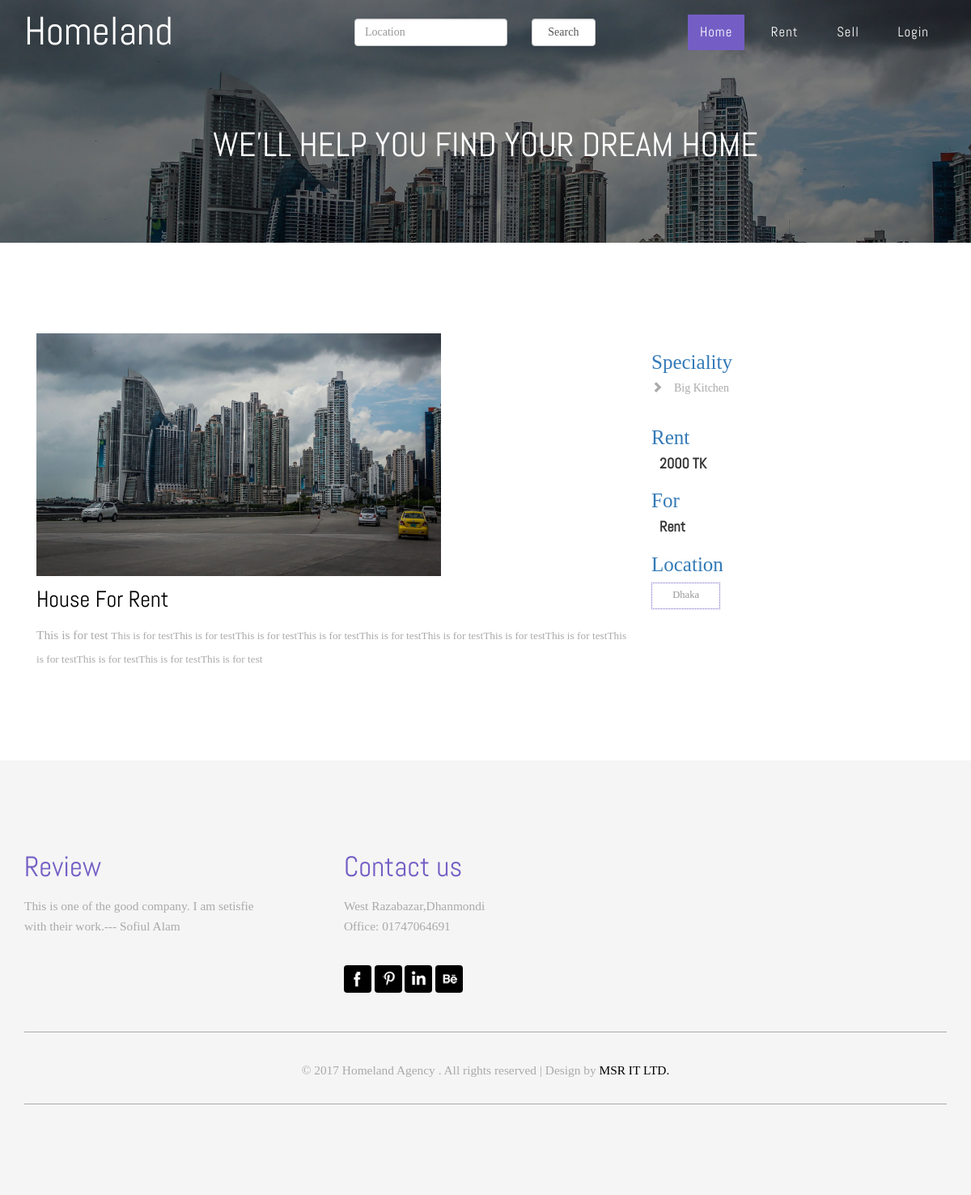
/property.php?action=view_property&id=19, run on the app's committed database.
### tables this page shows
CREATE TABLE `tbl_property` (
  `pr_id` int(30) NOT NULL,
  `pr_title` varchar(50) NOT NULL,
  `pr_speciality` varchar(250) NOT NULL,
  `pr_rent` float NOT NULL,
  `pr_location` varchar(20) NOT NULL,
  `pr_image` varchar(250) NOT NULL,
  `re_image` varchar(250) NOT NULL,
  `pub_status` tinyint(1) NOT NULL DEFAULT '0',
  `let_type` tinyint(1) NOT NULL,
  `pr_des` text NOT NULL,
  `deletion_status` tinyint(1) NOT NULL DEFAULT '0',
  `pro_user_id` int(30) NOT NULL
);

### property.php (called while the page is built, shortened)
<?php
include './user.php';

### admin/functions.php (called while the page is built, shortened)
<?php
class functions
{
    public function __construct()
    {
        $host_name = 'localhost';
        $user_name = 'root';
        $password = '';
        $db_name = 'db_homeland';
        $db_connect = mysqli_connect($host_name, $user_name, $password);
        if ($db_connect) {
            if (mysqli_select_db($db_connect, $db_name)) {
                return $db_connect;
            } else {
                die('Selection Fail ' . mysqli_error($db_connect));
            }
        } else {
            die('Connection Fail ' . mysqli_error($db_connect));
        }
    }
    function view_property_by_id($id)
    {
        $db_connect = $this->__construct();
        $sql = "SELECT * FROM tbl_property WHERE deletion_status=0 AND pr_id=$id";
        if ($query = mysqli_query($db_connect, $sql)) {
            return $query;
        } else {
            die("Query Problem " . mysqli_error($db_connect));
        }
    }
}
?>

### pages/view_property_content.php (the view, shortened to what this page needs)
<?php
$pro_id = $_GET['id'];
$query_result=$admin_obj->view_property_by_id($pro_id);
$row=  mysqli_fetch_assoc($query_result);
?>
<link href="css/style.css" type="text/css" rel="stylesheet" media="all">
<div class="single-page blog">
    <div class="container">
        <div class="col-md-8 single-page-left">
            <div class="single-page-info">
                <img style="height:300px;width:500px;" src="admin/<?php echo $row['pr_image']; ?>" alt=""/>
                <h4><?php echo $row['pr_title']; ?> </h4>
                <p><?php echo $row['pr_des']; ?> </p>
            </div>
        </div>
        <div class="col-md-4 blog-right">
            <p class="text-primary">Speciality</p>
            <ul class="catgry">
                <li><a><span class="glyphicon glyphicon-chevron-right" aria-hidden="true"></span><?php echo $row['pr_speciality']; ?> </a></li>
            </ul>
            <div class="blog-tags">
                <p class="text-primary"><?php
                if($row['let_type']==1){
                    echo 'Rent';
                }elseif($row['let_type']==2){
                    echo 'Price';
                } ?></p>
                <h5><?php echo $row['pr_rent'].' TK'; ?></h5>
            </div>
            <div class="blog-tags">
                <p class="text-primary">For</p>
                <h5><?php
                if($row['let_type']==1){
                    echo 'Rent';
                }elseif($row['let_type']==2){
                    echo 'Sell';
                } ?></h5>
            </div>
            <div class="blog-tags">
                <p class="text-primary">Location</p>
                <ul>
                    <li><a href="#"><?php echo $row['pr_location']; ?></a></li>
                </ul>
            </div>
        </div>
        <div class="clearfix"> </div>
    </div>
</div>

### css/style.css (style rules this page uses)
body { margin:0; font-family: 'OpenSans-Regular'; background: #fff; }
body a { transition: 0.5s all ease; -webkit-transition: 0.5s all ease; -moz-transition: 0.5s all ease; -o-transition: 0.5s all ease; -ms-transition: 0.5s all ease; text-decoration:none; }
h1,h2,h3,h4,h5,h6 { margin:0; font-family: 'Abel-Regular'; }
p { margin:0; }
ul,label { margin:0; padding:0; }
.welcome,.tabs,.services,.slid,.footer,.about,.team,.codes,.contact,.gallery,.blog { padding:8em 0; }
p { font-size: 1.1em; color: #aaa; line-height: 1.6em; margin-top: 0.5em; }
.blog h4 { color: #000; font-size: 2em; margin: 0.5em 0; }
.blog p { line-height:1.8em; }
.single-page img { width:100%; }
.blog ul li { display: inline-block; margin-right: 2.5em; color: #aaa; font-size: 1em; }
.blog ul li a { color: #aaa; font-size: 1em; }
.blog-right ul li { margin: 0 0 1em; }
.blog-right li span { margin-right: 1em; }
.blog-right p { font-size:25px; }
.blog-right h5 { font-size:18px; margin-left: 10px; font-weight: bold; }
.blog-tags { margin-top: 1em; }
.blog-tags ul li a { font-size: 0.9em; color: #999; padding: .5em 2em; border: 1px dotted #745EC5; text-transform: capitalize; display: block; }

### css/lightbox.css (style rules this page uses)
body:after { content: url(../images/close.png) url(../images/prev.png) url(../images/next.png); display: none; }

### data on the page
tbl_property: pr_image (picture), pr_title "House For Rent", pr_des "This is for test This is for test This is for test This is for test This is for test This is for test This is for test This is for test This is for test This is for test This is for test This is for test This is for test", pr_speciality "Big Kitchen", pr_rent "2000", pr_location "Dhaka"
